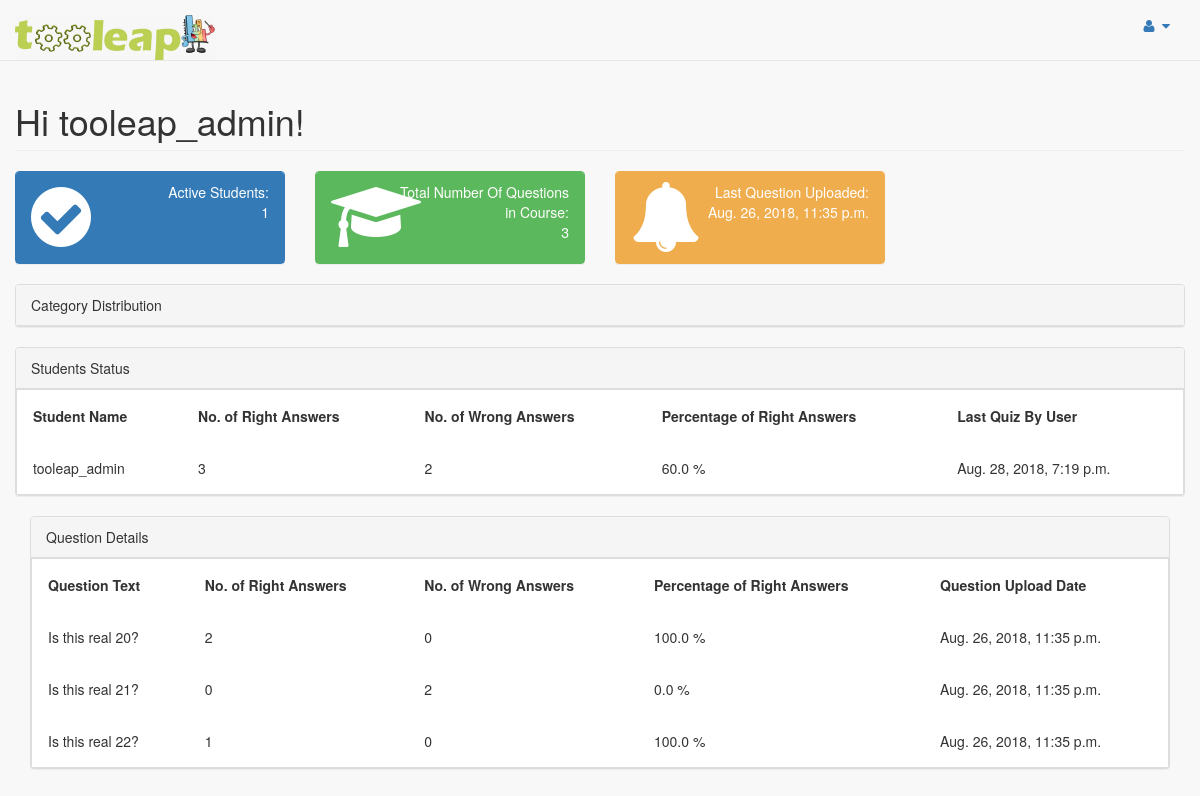
Before: /quiz/teacher/course/2/progress (signed in) with the older database file.
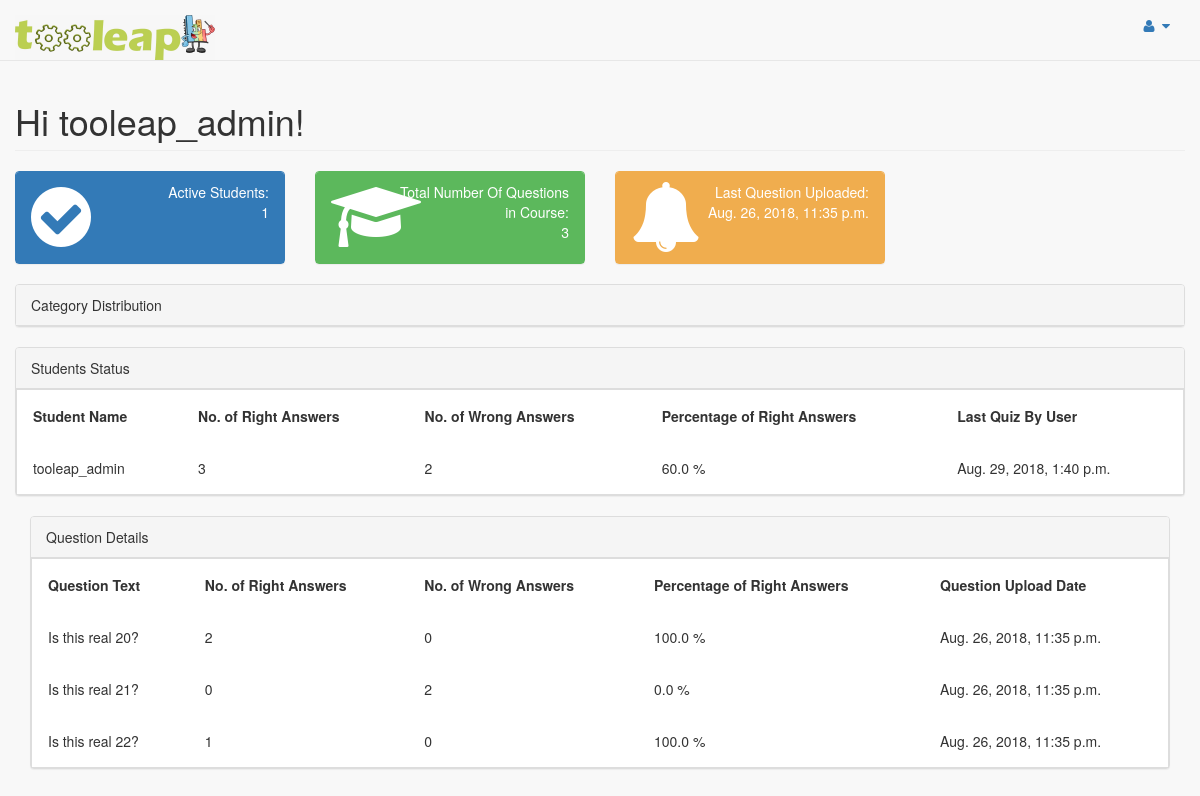
After: the same page with the newer database file.
### quiz/models.py (models this page shows)
class User_Answer(models.Model):
    user = models.IntegerField()
    question_id = models.IntegerField(default=-1)
    course_id = models.IntegerField(default=-1)
    answered_answer_id = models.IntegerField(default=-1)
    right_answer_id = models.IntegerField(default=-1)
    quiz_time = models.DateTimeField(auto_now_add=True)
    quiz = models.ForeignKey(Answered_Quiz,on_delete=models.CASCADE,default=-1)

### quiz/views.py (the view)
# urls.py: path('teacher/course/<int:course_id>/progress', views.teacher_progress_view, name='teacher_progress_view'),
def teacher_progress_view(request, course_id):
    course_categories = Category.objects.filter(course_id=course_id)
    number_of_students_that_started_answering_questions_in_course = check_unique_students_with_answers_in_course(course_id)
    number_of_course_questions = get_number_of_course_questions(course_id)
    course_name = get_course_name(course_id)
    users_details_dict = {}
    users_details_dict = get_users_details(course_id)
    course_answers = User_Answer.objects.filter(course_id=course_id)
    last_quesions_upload = get_latest_quesiton_timestamp(course_answers)
    answers_per_category = get_user_answers_per_category(course_answers)
    course_answers_details = get_questions_details(course_id)
    template = loader.get_template('quiz/teacher_progress_view.html')
    context = {
            'course_categories': course_categories,
            'course_id': course_id,
            'course_name': course_name,
            'number_of_students_that_started_answering_questions_in_course': number_of_students_that_started_answering_questions_in_course,
            'number_of_course_questions': number_of_course_questions,
            'users_details_dict': users_details_dict,
            'answers_per_category': answers_per_category,
            'last_quesions_upload': last_quesions_upload,
            'course_answers_details': course_answers_details,
    }
    return HttpResponse(template.render(context,request))

### quiz/models.py (called while the page is built)
    def __str__(self):
        return self.category_name

### quiz/views.py (called while the page is built)
def get_unique_students_with_answers_in_course(course_id):
    course_user_answers = User_Answer.objects.filter(course_id=course_id)
    unique_users_array = []
    user_exists = 0
    if len(course_user_answers) > 0:
        unique_users_array.append(course_user_answers[0].user)
        for course_user_answer in course_user_answers:
            user_exists = 0
            for unique_user in unique_users_array:
                if unique_user == course_user_answer.user:
                    user_exists = 1
            if user_exists == 0:
                unique_users_array.append(course_user_answer.user)
    return unique_users_array

def get_number_of_course_questions(course_id):
    course_questions = get_course_questions(course_id)
    return len(course_questions)

def get_user_name(user_id):
    user = User.objects.get(id = user_id)
    return user.username

def get_course_name(course_id):
    course = Course.objects.get(id = course_id)
    return course.course_name

def get_course_questions(course_id):
    course_question_list = Question.objects.filter(course_id=course_id)
    return course_question_list

### quiz/templates/quiz/teacher_progress_view.html (shortened to what the changed rows need)
<!doctype html>
{% load static %}
<html>
<head>
  <link href="{% static 'vendor/bootstrap/css/bootstrap.min.css' %}" rel="stylesheet">
  <link href="{% static 'vendor/metisMenu/metisMenu.min.css' %}" rel="stylesheet">
  <link href="{% static 'dist/css/sb-admin-2.css' %}" rel="stylesheet">
  <link href="{% static 'vendor/font-awesome/css/font-awesome.min.css' %}" rel="stylesheet">
  <link href="{% static 'vendor/morrisjs/morris.css' %}" rel="stylesheet">
</head>
<body>
    {% if user.is_staff %}
    <div id="wrapper">
    <nav class="navbar navbar-default navbar-static-top" role="navigation" style="margin-bottom: 0">
        <div class="navbar-header">
      <a class="navbar-brand" ><img id = "logo" src="{% static 'data/logoTooleap.jpeg' %} "height="45" width="200" > </a>
      <br><br><br>
        </div>
        <ul class="nav navbar-top-links navbar-right">
            <li class="dropdown">
                <a class="dropdown-toggle" data-toggle="dropdown" href="#">
                    <i class="fa fa-user fa-fw"></i> <i class="fa fa-caret-down"></i>
                </a>
            </li>
        </ul>
    </nav>
    <div id="page-wrapper">
                  <div class="col-lg-12">
                      <h1 class="page-header">Hi {{ user.username }}! </h1>
                  </div>
                  <div class="col-lg-3 col-md-6">
                      <div class="panel panel-primary">
                          <div class="panel-heading">
                              <div class="row">
                                  <div class="col-xs-3">
                                      <i class="fa fa-check-circle fa-5x"></i>
                                  </div>
                                  <div class="col-xs-9 text-right">
                                      <div> Active Students:</div>
                                      <div class="large">{{number_of_students_that_started_answering_questions_in_course}}</div>
                                  </div>
                              </div>
                          </div>
                      </div>
                  </div>
                  <div class="col-lg-3 col-md-6">
                      <div class="panel panel-green">
                          <div class="panel-heading">
                              <div class="row">
                                  <div class="col-xs-3">
                                      <i class="fa fa-mortar-board fa-5x"></i>
                                  </div>
                                  <div class="col-xs-9 text-right">
                                      <div>Total Number Of Questions in Course: </div>
                                      <div class="large">  {{number_of_course_questions}}</div>
                                  </div>
                              </div>
                          </div>
                      </div>
                  </div>
                  <div class="col-lg-3 col-md-6">
                      <div class="panel panel-yellow">
                          <div class="panel-heading">
                              <div class="row">
                                  <div class="col-xs-3">
                                      <i class="fa fa-bell fa-5x"></i>
                                  </div>
                                  <div class="col-xs-9 text-right">
                                      <div>Last Question Uploaded:</div>
                                      <div class="large">{{last_quesions_upload}}</div>
                                  </div>
                              </div>
                          </div>
                      </div>
                  </div>
                  <div class="col-lg-12">
                                 <div class="panel panel-default">
                                     <div class="panel-heading">
                                         Category Distribution
                                     </div>
                        </div>
                    </div>
    <div class="col-lg-12">
       <div class="panel panel-default">
                   <div class="panel-heading">
                       Students Status
                   </div>
    <table id="myTable">
      <tr>
        <th>Student Name</th>
        <th onclick="sortTable(1)">No. of Right Answers</th>
        <th onclick="sortTable(2)">No. of Wrong Answers</th>
        <th onclick="sortTable(3)">Percentage of Right Answers</th>
        <th>Last Quiz By User</th>
      </tr>
      {% for user, details in users_details_dict.items %}
      <tr>
          <td> {{details.user_name}} </td>
          <td>{{details.right_answers}}</td>
          <td>{{details.wrong_answers}}</td>
          <td>{{details.right_percentage}} % </td>
          <td>{{details.latest_quiz}}</td>
      </tr>
      {% endfor %}
    </table>
</div>
    <div class="col-lg-12">
       <div class="panel panel-default">
                   <div class="panel-heading">
                       Question Details
                   </div>
    <table id="myQuestionsTable">
      <tr>
        <th>Question Text</th>
        <th onclick="sortQuestionTable(1)">No. of Right Answers</th>
        <th onclick="sortQuestionTable(2)">No. of Wrong Answers</th>
        <th onclick="sortQuestionTable(3)">Percentage of Right Answers</th>
        <th>Question Upload Date</th>
      </tr>
      {% for question, details in course_answers_details.items %}
      <tr>
          <td> {{details.question_text}} </td>
          <td>{{details.right_answers}}</td>
          <td>{{details.wrong_answers}}</td>
          <td>{{details.right_percentage}} % </td>
          <td>{{details.question_uploaded}}</td>
      </tr>
      {% endfor %}
    </table>
</div>
</div>
</div>
    {% else %}
      <p>You are not a teacher you can't view all students progress </p>
      <a href="/quiz/">Students</a>
    {% endif %}
</body>
</html>

Changed rows visible on the page:
no longer on this page (row unchanged): User_Answer: latest_quiz "Aug. 28, 2018, 7:19 p.m."
added User_Answer: latest_quiz "Aug. 29, 2018, 1:40 p.m."
Other visible differences:
new list line: "tooleap_admin"
new list line: "3 2 60.0 %"
list line gone: "tooleap_admin"
list line gone: "3 2 60.0 %"
